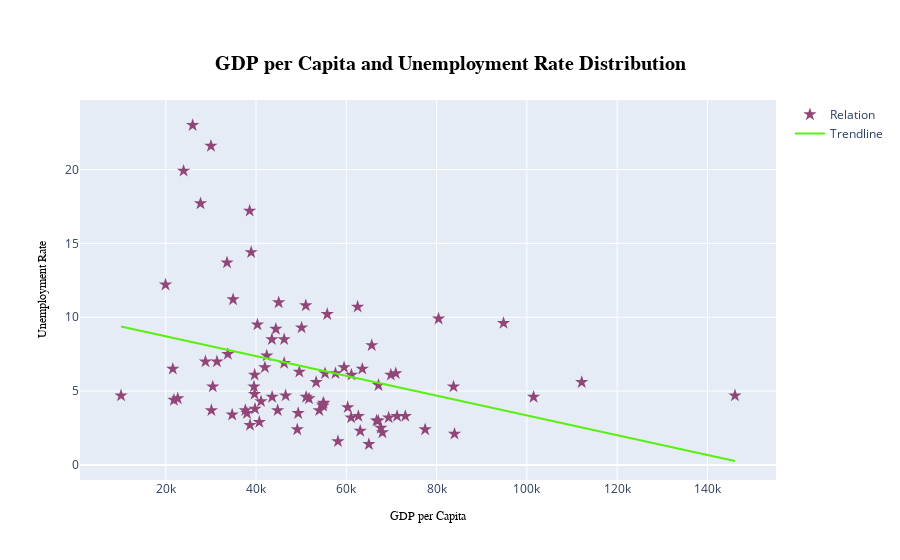

Here is the notebook cell this chart was saved with:
### Code cell
x = df['GDP per Capita'].astype('float32').dropna()
y = df['Unemployment Rate'].astype('float32').dropna()

# linear regression
slope, intercept = np.polyfit(x, y, 1)
y_fit = slope * x + intercept

fig = go.Figure()

fig.add_trace(go.Scatter(x = x, y = y, mode='markers', marker=dict(color="#914678", size=10, symbol='star'), name = 'Relation'))

# trendline
fig.add_trace(go.Scatter(x=x, y=y_fit, mode='lines', line=dict(color = "#58F011", width=2), name="Trendline"
))

fig.update_layout(title = dict(text="<b>GDP per Capita and Unemployment Rate Distribution</b>",  
                               font=dict(family='Arial', size=20, color='#000000'),
                               xanchor = 'center', x = 0.5, yanchor='top', y=0.9),)

fig.update_xaxes(title_text='GDP per Capita', title_font=dict(family='Arial', size=12, color='#000000'))

fig.update_yaxes(title_text='Unemployment Rate', title_font=dict(family='Arial', size=12, color='#000000'))

fig.show()
